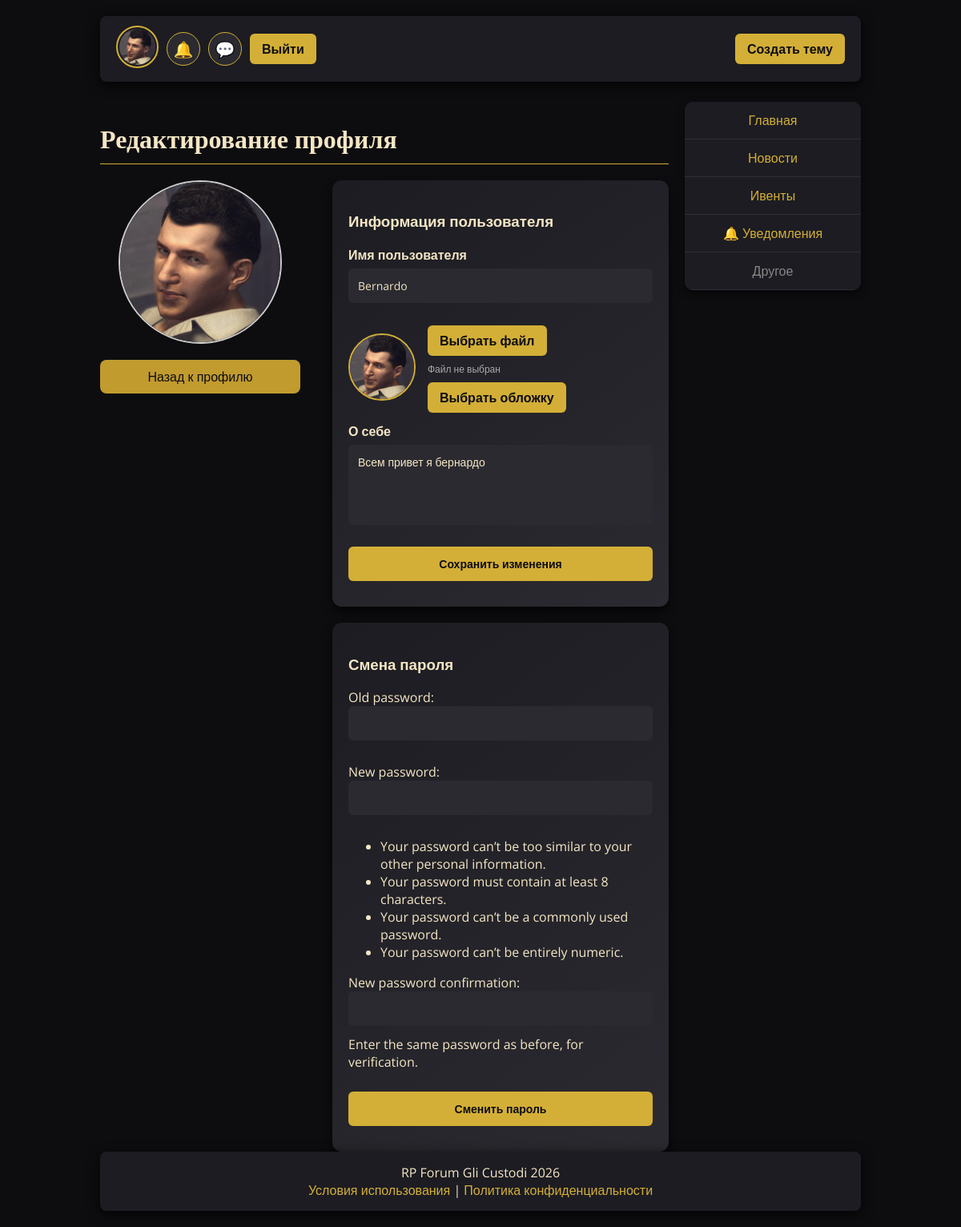
The app's page /profile/edit/ (signed in) with its own data.
### main/models.py (models this page shows, shortened)
class CustomUser(AbstractUser):
    is_forum_admin = models.BooleanField(default=False)
    groups = models.ManyToManyField(
        Group,
        related_name='customuser_set',
        blank=True,
        help_text='The groups this user belongs to.',
        verbose_name='groups',
    )
    user_permissions = models.ManyToManyField(
        Permission,
        related_name='customuser_permissions_set',
        blank=True,
        help_text='Specific permissions for this user.',
        verbose_name='user permissions',
    )

class Profile(models.Model):
    user = models.OneToOneField(CustomUser, on_delete=models.CASCADE)
    avatar = models.ImageField(upload_to='avatars/', blank=True, null=True)
    cover_image = models.ImageField(upload_to='profiles/covers/', blank=True, null=True)
    bio = models.TextField(blank=True)
    default_avatar = models.CharField(
        max_length=64,
        blank=True,
        default="",
        help_text="Static path like images/avatar1.png"
    )

### main/views.py (the view)
# urls.py: path("profile/edit/", views.profile_edit_view, name="profile_edit"),
@login_required
def profile_edit_view(request):
    user = request.user
    profile = user.profile
    if request.method == "POST":
        if "delete_avatar" in request.POST:
            if profile.avatar:
                profile.avatar.delete(save=False)
                profile.avatar = None
                profile.save()
            return redirect("profile_edit")
        if "update_profile" in request.POST:
            u_form = UserUpdateForm(request.POST, instance=user)
            p_form = ProfileUpdateForm(request.POST, request.FILES, instance=profile)
            pass_form = CustomPasswordChangeForm(user=user)
            if u_form.is_valid() and p_form.is_valid():
                u_form.save()
                p_form.save()
                messages.success(request, "Профиль обновлён!")
                return redirect("profile")
        elif "change_password" in request.POST:
            u_form = UserUpdateForm(instance=user)
            p_form = ProfileUpdateForm(instance=profile)
            pass_form = CustomPasswordChangeForm(user=user, data=request.POST)
            if pass_form.is_valid():
                updated_user = pass_form.save()
                update_session_auth_hash(request, updated_user)
                messages.success(request, "Пароль изменён!")
                return redirect("profile")
    else:
        u_form = UserUpdateForm(instance=user)
        p_form = ProfileUpdateForm(instance=profile)
        pass_form = CustomPasswordChangeForm(user=user)
    return render(request, "main/profile_edit.html", {
        "u_form": u_form,
        "p_form": p_form,
        "pass_form": pass_form,
    })

### main/forms.py
class UserUpdateForm(forms.ModelForm):
    class Meta:
        model = CustomUser
        fields = ('username',)
        widgets = {
            'username': forms.TextInput(attrs={'class': 'form-control'}),
        }

class ProfileUpdateForm(forms.ModelForm):
    avatar = forms.ImageField(
        required=False,
        label='',
        widget=forms.FileInput(attrs={
            'class': 'hidden-file-input',
            'accept': 'image/*'
        })
    )
    cover_image = forms.ImageField(
        required=False,
        label='',
        widget=forms.FileInput(attrs={
            'class': 'hidden-file-input',
            'accept': 'image/*'
        })
    )
    class Meta:
        model = Profile
        fields = ('avatar', 'cover_image', 'bio')
        widgets = {
            'bio': forms.Textarea(attrs={'rows': 4, 'placeholder': 'Расскажите о себе...'}),
        }

### main/context_processors.py (called while the page is built)
def notifications_count(request):
    data = {"unread_notifications_count": 0, "unread_messages_count": 0}
    if not request.user.is_authenticated:
        return data
    data["unread_notifications_count"] = request.user.notifications.filter(is_read=False).count()
    try:
        unread_messages = Message.objects.filter(
            dialog__dialog_participants__user=request.user,
        ).exclude(author=request.user).exclude(
            read_by__user=request.user,
        )
        data["unread_messages_count"] = unread_messages.count()
    except (OperationalError, ProgrammingError):
        data["unread_messages_count"] = 0
    return data

### main/templates/main/profile_edit.html (shortened to what this page needs)
{% extends 'main/base.html' %}
{% load static %}
{% block content %}
<h2 class="page-title">Редактирование профиля</h2>
<div class="profile-container" style="display:flex; gap: 40px; margin-top:20px;">
    <div class="profile-left" style="width:250px; text-align:center;">
        {% if user.profile.avatar %}
            <img src="{{ user.profile.avatar.url }}" alt="Avatar"
                 style="width:200px; height:200px; border-radius:50%; object-fit:cover; border:2px solid #ccc;">
        {% else %}
            <img src="{% static user.profile.default_avatar %}" alt="Avatar"
                 style="width:200px; height:200px; border-radius:50%; object-fit:cover; border:2px solid #ccc;">
        {% endif %}
        <div style="margin-top:15px;">
            <a href="{% url 'profile' %}" class="btn"
               style="padding:10px 20px; background:#c19b2e; color:#0d0d10; border-radius:8px; text-decoration:none; display:block;">
                Назад к профилю
            </a>
        </div>
    </div>
    <div class="profile-right" style="flex:1; min-width:0;">
        <div class="card" style="max-width:520px; margin:0 auto;">
            <h3>Информация пользователя</h3>
            <form method="POST" enctype="multipart/form-data">
                <div style="margin-bottom:14px;">
                    <div style="margin-bottom:6px; font-weight:700;">Имя пользователя</div>
                    {{ u_form.username }}
                </div>
                <div style="display:flex; align-items:center; gap:15px; margin: 16px 0 10px;">
                    <div style="flex-shrink:0;">
                        {% if user.profile.avatar %}
                            <img id="avatarPreview" src="{{ user.profile.avatar.url }}"
                                 style="width:80px; height:80px; border-radius:50%; object-fit:cover; border:2px solid #d4af37;">
                        {% else %}
                            <img id="avatarPreview" src="{% static user.profile.default_avatar %}"
                                 style="width:80px; height:80px; border-radius:50%; object-fit:cover; border:2px solid #d4af37;">
                        {% endif %}
                    </div>
                    <div style="flex:1; min-width:0;">
                        <label for="id_avatar" class="header-btn" style="cursor:pointer; display:inline-block;">
                            Выбрать файл
                        </label>
                        <div id="fileName" style="margin-top:8px; font-size:12px; color:#aaa; word-break:break-word;">
                            Файл не выбран
                        </div>
                        <label for="id_cover_image" class="header-btn" style="cursor:pointer; display:inline-block; margin-top:8px;">
                            Выбрать обложку
                        </label>
                    </div>
                </div>
                <div style="margin:12px 0 6px; font-weight:700;">О себе</div>
                {{ p_form.bio }}
                <button type="submit" name="update_profile" style="margin-top:10px;">
                    Сохранить изменения
                </button>
            </form>
        </div>
        <div class="card" style="margin:20px auto 0; max-width:520px;">
            <h3>Смена пароля</h3>
            <form method="POST">
                {{ pass_form.as_p }}
                <button type="submit" name="change_password" style="margin-top:10px;">Сменить пароль</button>
            </form>
        </div>
    </div>
</div>
{% endblock %}

### main/templates/main/base.html (shortened to what this page needs)
{% load static %}
<!DOCTYPE html>
<html lang="ru">
<head>
<link rel="stylesheet" href="{% static 'css/style.css' %}">
</head>
<body>
<div class="container">
<header>
    <div class="header-container">
        <div class="header-left">
            {% if user.is_authenticated %}
                <a href="{% url 'profile' %}">
                    {% if user.profile.avatar %}
                        <img src="{{ user.profile.avatar.url }}" class="avatar" alt="">
                    {% else %}
                        <img src="{% static user.profile.default_avatar %}" class="avatar" alt="">
                    {% endif %}
                </a>
                <a href="{% url 'notifications' %}" class="icon-btn" title="Уведомления" id="notifications-icon">
                    🔔{% if unread_notifications_count > 0 %}<span class="notify-badge" id="notifications-badge">{{ unread_notifications_count }}</span>{% endif %}
                </a>
                <a href="{% url 'dialogs' %}" class="icon-btn" title="Личные сообщения" id="messages-icon">
                    💬{% if unread_messages_count > 0 %}<span class="notify-badge" id="messages-badge">{{ unread_messages_count }}</span>{% endif %}
                </a>
                <a href="{% url 'logout' %}" class="header-btn pulse-button">Выйти</a>
            {% else %}
                <a href="{% url 'login' %}" class="header-btn pulse-button">Войти</a>
                <a href="{% url 'register' %}" class="header-btn pulse-button">Регистрация</a>
            {% endif %}
        </div>
        <div class="header-right">
            {% if user.is_authenticated %}
                <a href="{% url 'create_topic_simple' %}" class="header-btn pulse-button">Создать тему</a>
            {% endif %}
        </div>
    </div>
</header>
<main class="content-area">
    <div class="content-main">
        {% block content %}{% endblock %}
    </div>
    {% with name=request.resolver_match.url_name %}
        {% if name != 'login' and name != 'register' and name != 'change-password' %}
        <div class="content-sidebar">
            <table class="forum-table">
                <tbody>
                    <tr><td><a href="{% url 'home' %}">Главная</a></td></tr>
                    <tr><td><a href="{% url 'news' %}">Новости</a></td></tr>
                    <tr><td><a href="{% url 'events' %}">Ивенты</a></td></tr>
                    {% if user.is_authenticated %}<tr><td><a href="{% url 'notifications' %}">🔔 Уведомления</a></td></tr>{% endif %}
                    <tr><td><span style="color:#888;">Другое</span></td></tr>
                </tbody>
            </table>
        </div>
        {% endif %}
    {% endwith %}
</main>
<footer>
    RP Forum Gli Custodi 2026
    <br>
    <a href="{% url 'terms' %}">Условия использования</a> |
    <a href="{% url 'privacy' %}">Политика конфиденциальности</a>
</footer>
</div>
</body>
</html>

### main/templates/main/base.html (style rules this page uses)
html, body { height: 100%; margin: 0; padding: 0; }
body { display: flex; flex-direction: column; min-height: 100vh; background: #0d0d10; color: #f5e6c4; font-family: 'Open Sans', sans-serif; }
a { color: #d4af37; text-decoration: none; transition: 0.2s; }
.container { flex: 1; display: flex; flex-direction: column; width: 950px; max-width: 95%; margin: 0 auto; padding: 20px; }
header { background: #1c1c22; border-radius: 8px; padding: 12px 20px; margin-bottom: 25px; box-shadow: 0 4px 15px rgba(0,0,0,0.8); }
.header-container { display: flex; justify-content: space-between; align-items: center; flex-wrap: wrap; }
.header-left, .header-right { display: flex; align-items: center; gap: 10px; }
.header-right { margin-left: auto; }
.header-btn { background-color: #d4af37; color: #0d0d10; padding: 8px 15px; border-radius: 6px; font-weight: 700; text-decoration: none; transition: all 0.3s ease; white-space: nowrap; }
.icon-btn { width: 40px; height: 40px; display: inline-flex; align-items: center; justify-content: center; border-radius: 50%; background: #2a2a30; color: #f5e6c4; font-size: 20px; border: 1px solid #d4af37; position: relative; overflow: visible; }
.avatar { width: 45px; height: 45px; border-radius: 50%; object-fit: cover; border: 2px solid #d4af37; padding: 2px; transition: transform 0.2s, box-shadow 0.2s; }
.card, .post-card, .comment-card, .new-post-card { background: linear-gradient(145deg, #1c1c22, #2a2a30); border-radius: 12px; padding: 20px; margin-bottom: 20px; box-shadow: 0 6px 12px rgba(0,0,0,0.7); transition: transform 0.3s, box-shadow 0.3s; }
input, textarea, select { width: 100%; padding: 12px; margin-bottom: 12px; border-radius: 6px; border: none; font-family: 'Open Sans', sans-serif; font-size: 14px; background: #2a2a30; color: #f5e6c4; }
textarea { resize: none; }
button { padding: 12px; margin-bottom: 12px; border-radius: 6px; border: none; font-family: 'Open Sans', sans-serif; font-size: 14px; background-color: #d4af37; color: #0d0d10; font-weight: 700; cursor: pointer; transition: all 0.3s ease; }
form button { width: 100%; }
h2.page-title { font-family: 'Merriweather', serif; font-size: 32px; margin-bottom: 20px; border-bottom: 1px solid #d4af37; padding-bottom: 10px; }
footer { text-align: center; padding: 15px 0; background: #1c1c22; border-radius: 8px; box-shadow: 0 4px 15px rgba(0,0,0,0.8); margin-top: auto; }
.forum-table { width: 100%; border-collapse: collapse; background: #1c1c22; border-radius: 10px; overflow: hidden; box-shadow: 0 4px 10px rgba(0,0,0,0.6); }
.forum-table td { padding: 12px; border-bottom: 1px solid #2f2f36; text-align:center; }
.content-area { display: flex; gap: 20px; align-items: flex-start; }
.content-main { flex: 1; min-width: 0; }
.content-sidebar { width: 220px; flex: 0 0 220px; position: sticky; top: 20px; }

### main/templates/main/profile_edit.html (style rules this page uses)
.profile-right input, .profile-right textarea, .profile-right select { width: 100%; box-sizing: border-box; }

### records on screen
CustomUser: default_avatar (picture), username "Bernardo"
Profile: bio "Всем привет я бернардо"
